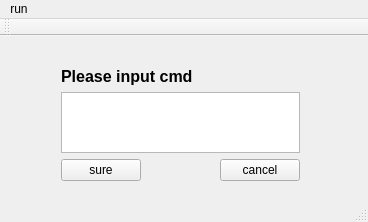
<?xml version="1.0" encoding="UTF-8"?>
<ui version="4.0">
 <class>run</class>
 <widget class="QMainWindow" name="run">
  <property name="geometry">
   <rect>
    <x>0</x>
    <y>0</y>
    <width>368</width>
    <height>222</height>
   </rect>
  </property>
  <property name="windowTitle">
   <string>run</string>
  </property>
  <widget class="QWidget" name="centralWidget">
   <widget class="QWidget" name="layoutWidget">
    <property name="geometry">
     <rect>
      <x>50</x>
      <y>20</y>
      <width>261</width>
      <height>136</height>
     </rect>
    </property>
    <layout class="QVBoxLayout" name="verticalLayout_2">
     <item>
      <layout class="QVBoxLayout" name="verticalLayout">
       <item>
        <widget class="QLabel" name="lablePlease">
         <property name="font">
          <font>
           <pointsize>12</pointsize>
           <weight>75</weight>
           <bold>true</bold>
          </font>
         </property>
         <property name="text">
          <string>Please input cmd</string>
         </property>
        </widget>
       </item>
       <item>
        <widget class="QTextEdit" name="cmdTextEdit"/>
       </item>
       <item>
        <spacer name="verticalSpacer">
         <property name="orientation">
          <enum>Qt::Vertical</enum>
         </property>
         <property name="sizeHint" stdset="0">
          <size>
           <width>20</width>
           <height>40</height>
          </size>
         </property>
        </spacer>
       </item>
      </layout>
     </item>
     <item>
      <layout class="QHBoxLayout" name="horizontalLayout">
       <item>
        <widget class="QPushButton" name="sureButton">
         <property name="text">
          <string>sure</string>
         </property>
        </widget>
       </item>
       <item>
        <spacer name="horizontalSpacer">
         <property name="orientation">
          <enum>Qt::Horizontal</enum>
         </property>
         <property name="sizeHint" stdset="0">
          <size>
           <width>40</width>
           <height>20</height>
          </size>
         </property>
        </spacer>
       </item>
       <item>
        <widget class="QPushButton" name="cancelButton">
         <property name="text">
          <string>cancel</string>
         </property>
        </widget>
       </item>
      </layout>
     </item>
    </layout>
   </widget>
  </widget>
  <widget class="QMenuBar" name="menuBar">
   <property name="geometry">
    <rect>
     <x>0</x>
     <y>0</y>
     <width>368</width>
     <height>20</height>
    </rect>
   </property>
   <widget class="QMenu" name="menuRun">
    <property name="title">
     <string>run</string>
    </property>
   </widget>
   <addaction name="menuRun"/>
  </widget>
  <widget class="QToolBar" name="mainToolBar">
   <attribute name="toolBarArea">
    <enum>TopToolBarArea</enum>
   </attribute>
   <attribute name="toolBarBreak">
    <bool>false</bool>
   </attribute>
  </widget>
  <widget class="QStatusBar" name="statusBar"/>
 </widget>
 <layoutdefault spacing="6" margin="11"/>
 <resources/>
 <connections/>
</ui>
